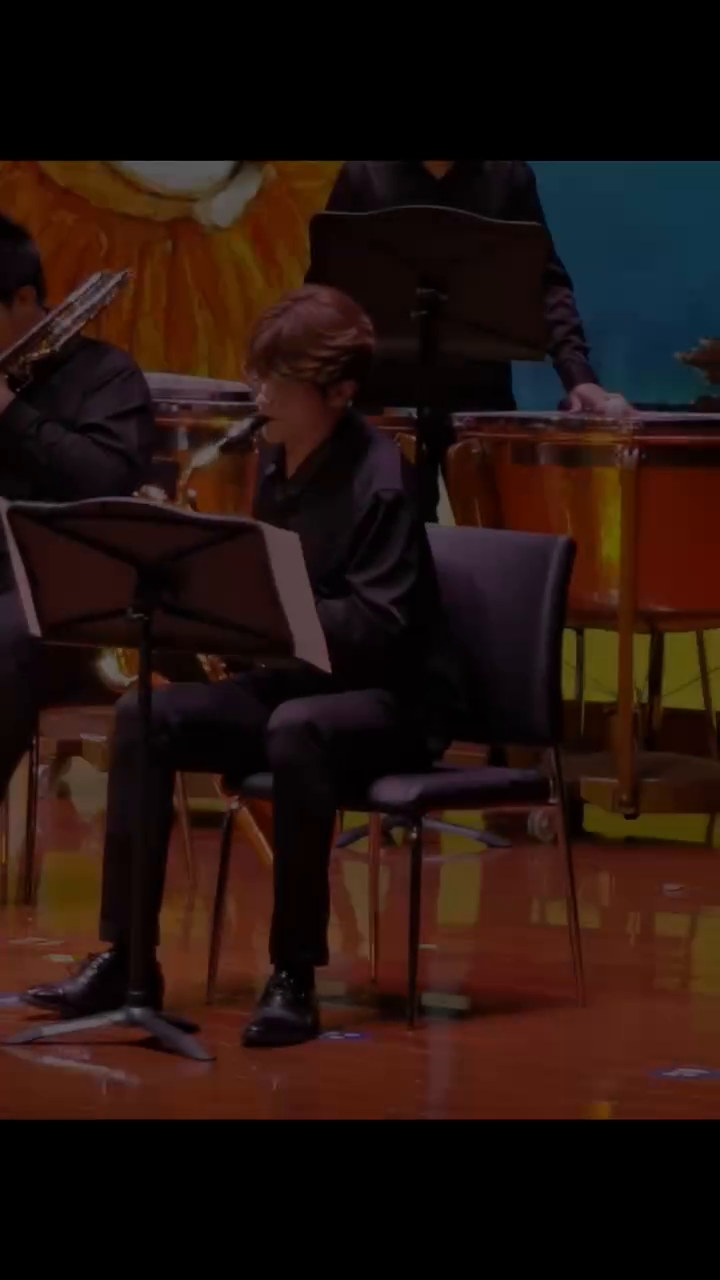
#> input picture frame 24 of robot-and-vision/test/chapter12/sea.mp4, 720 x 1280 px
$ python demo01.py
#> lines starting #> are read from the running program, lines starting #| are printed output that depends on the picture
import numpy as np
import cv2

cap = cv2.VideoCapture('sea.mp4')

while cap.isOpened():
    ret, frame = cap.read()
#> frame is the input picture: shape (1280, 720, 3); mean B, G, R 14.5, 19.4, 36.6

    gray = cv2.cvtColor(frame, cv2.COLOR_BGR2GRAY)
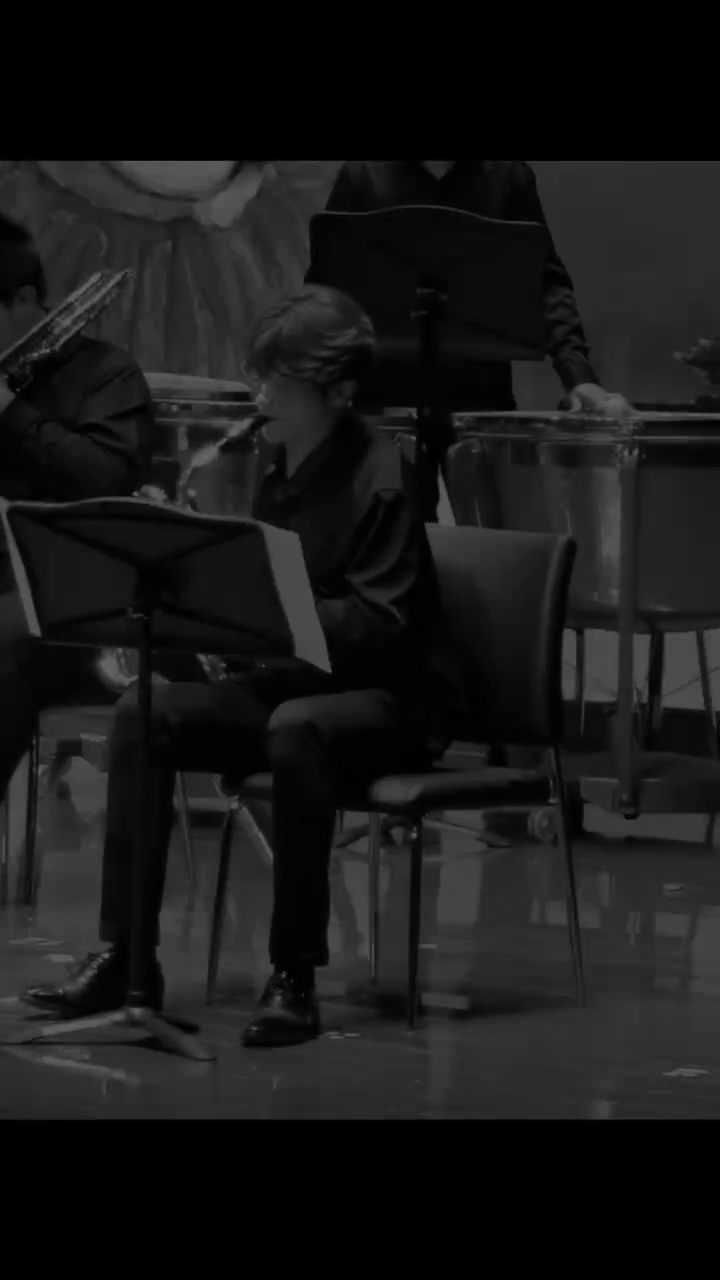
#> gray: shape (1280, 720); min 0, max 106, mean 24

    cv2.imshow('frame', gray)
    if cv2.waitKey(1) & 0xFF == ord('q'):
#> (key q is pressed here)
        break

cap.release()
cv2.destroyAllWindows()
